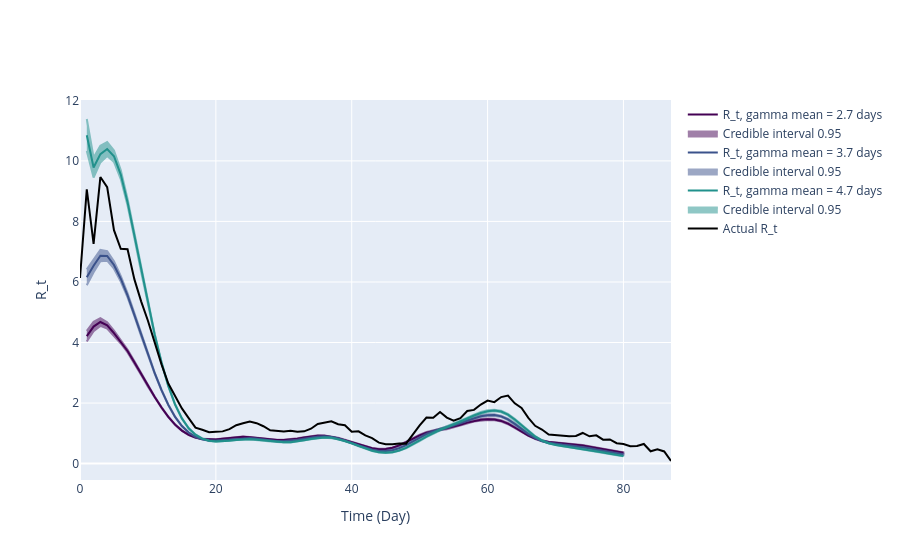

Notebook code for this chart:
### Code cell
# Use incidence data to predict R_t value
theta = incidences_true_r02
end_time_point = len(theta)

inc_data_r02 = pd.DataFrame(
    {
        'Time': np.arange(len(theta)-2),
        'Incidence Number': incidences_true_r02[2:len(theta)]
    }
)

intervals_list_r02 = []
inference_posterior_list_r02 = []
for shape, scale in zip(gamma_shape_list, gamma_scale_list):
    gamma_pdf = gamma.pdf(x, shape, gamma_loc, scale)
    inference = branchpro.BranchProPosterior(
        inc_data=inc_data_r02,
        daily_serial_interval=gamma_pdf,
        alpha=prior_a,
        beta=prior_b)

    inference.run_inference(tau=tau)
    intervals = inference.get_intervals(central_prob=.95)
    intervals_list_r02.append(intervals)
    inference_posterior_list_r02.append(inference.inference_posterior)

fig = plot_multi_rt_fig(intervals_list_r02, inference_posterior_list_r02, true_rt_r02[2:-1], gamma_pdf, end_time_point)

n = 0
for i, handle in enumerate(fig.figure['data']):
    if handle['name'].startswith('Estimated'):
        mean_val = gamma_shape_list[n]*gamma_scale_list[n]
        handle['name'] = f'R_t, gamma mean = {mean_val:.2g} days'
        n += 1
   
pio.write_image(fig.figure, 'single_plots/predicted_vs_true_rt_r02_multi.pdf') 
fig.show_figure()

### Figure 1 — Plotly figure (JSON) as saved in the notebook; plotly's stock layout.template omitted (floating-point values rounded to 4 significant figures; data arrays with more than 128 entries replaced by an {"elided": "..."} marker saying what was removed)
{"data": [{"line": {"color": "#440154"}, "mode": "lines", "name": "R_t, gamma mean = 2.7 days", "type": "scatter", "x": [1, 2, 3, 4, 5, 6, 7, 8, 9, 10, 11, 12, 13, 14, 15, 16, 17, 18, 19, 20, 21, 22, 23, 24, 25, 26, 27, 28, 29, 30, 31, 32, 33, 34, 35, 36, 37, 38, 39, 40, 41, 42, 43, 44, 45, 46, 47, 48, 49, 50, 51, 52, 53, 54, 55, 56, 57, 58, 59, 60, 61, 62, 63, 64, 65, 66, 67, 68, 69, 70, 71, 72, 73, 74, 75, 76, 77, 78, 79, 80], "y": [4.208, 4.527, 4.677, 4.566, 4.31, 4.03, 3.721, 3.349, 2.952, 2.565, 2.198, 1.853, 1.544, 1.287, 1.09, 0.9492, 0.8591, 0.8103, 0.7931, 0.7997, 0.8216, 0.8498, 0.8741, 0.8832, 0.8706, 0.8423, 0.8122, 0.7899, 0.7787, 0.7801, 0.7957, 0.8251, 0.864, 0.9014, 0.923, 0.92, 0.8914, 0.8411, 0.7763, 0.7044, 0.6307, 0.5616, 0.5069, 0.4773, 0.4813, 0.5232, 0.6014, 0.7074, 0.8248, 0.9336, 1.02, 1.081, 1.124, 1.163, 1.215, 1.281, 1.353, 1.413, 1.451, 1.464, 1.454, 1.411, 1.32, 1.192, 1.054, 0.928, 0.827, 0.755, 0.7111, 0.6891, 0.6763, 0.6588, 0.6321, 0.5985, 0.5587, 0.5144, 0.4701, 0.4282, 0.3908, 0.3565]}, {"fill": "toself", "fillcolor": "#440154", "line": {"color": "#440154"}, "mode": "lines", "name": "Credible interval 0.95", "opacity": 0.5, "showlegend": true, "type": "scatter", "x": {"elided": "160 int values"}, "y": {"elided": "160 float values"}}, {"line": {"color": "#3b528b"}, "mode": "lines", "name": "R_t, gamma mean = 3.7 days", "type": "scatter", "x": [1, 2, 3, 4, 5, 6, 7, 8, 9, 10, 11, 12, 13, 14, 15, 16, 17, 18, 19, 20, 21, 22, 23, 24, 25, 26, 27, 28, 29, 30, 31, 32, 33, 34, 35, 36, 37, 38, 39, 40, 41, 42, 43, 44, 45, 46, 47, 48, 49, 50, 51, 52, 53, 54, 55, 56, 57, 58, 59, 60, 61, 62, 63, 64, 65, 66, 67, 68, 69, 70, 71, 72, 73, 74, 75, 76, 77, 78, 79, 80], "y": [6.152, 6.537, 6.869, 6.859, 6.56, 6.107, 5.56, 4.922, 4.253, 3.598, 2.985, 2.427, 1.94, 1.543, 1.241, 1.025, 0.8844, 0.8022, 0.7638, 0.7579, 0.7739, 0.8017, 0.8299, 0.8458, 0.8407, 0.8175, 0.7872, 0.76, 0.7421, 0.7374, 0.7488, 0.7763, 0.8163, 0.8584, 0.8884, 0.8955, 0.8751, 0.828, 0.7608, 0.6824, 0.6002, 0.5222, 0.4585, 0.4193, 0.4126, 0.4431, 0.5112, 0.6118, 0.7335, 0.8593, 0.9735, 1.066, 1.135, 1.194, 1.258, 1.336, 1.424, 1.505, 1.566, 1.6, 1.602, 1.56, 1.46, 1.313, 1.144, 0.9826, 0.8472, 0.7467, 0.6812, 0.6442, 0.6225, 0.6015, 0.5751, 0.5427, 0.5033, 0.4589, 0.4137, 0.3706, 0.332, 0.2975]}, {"fill": "toself", "fillcolor": "#3b528b", "line": {"color": "#3b528b"}, "mode": "lines", "name": "Credible interval 0.95", "opacity": 0.5, "showlegend": true, "type": "scatter", "x": {"elided": "160 int values"}, "y": {"elided": "160 float values"}}, {"line": {"color": "#21918c"}, "mode": "lines", "name": "R_t, gamma mean = 4.7 days", "type": "scatter", "x": [1, 2, 3, 4, 5, 6, 7, 8, 9, 10, 11, 12, 13, 14, 15, 16, 17, 18, 19, 20, 21, 22, 23, 24, 25, 26, 27, 28, 29, 30, 31, 32, 33, 34, 35, 36, 37, 38, 39, 40, 41, 42, 43, 44, 45, 46, 47, 48, 49, 50, 51, 52, 53, 54, 55, 56, 57, 58, 59, 60, 61, 62, 63, 64, 65, 66, 67, 68, 69, 70, 71, 72, 73, 74, 75, 76, 77, 78, 79, 80], "y": [10.85, 9.779, 10.22, 10.39, 10.15, 9.546, 8.637, 7.532, 6.389, 5.282, 4.255, 3.34, 2.566, 1.952, 1.492, 1.167, 0.9542, 0.8248, 0.7555, 0.7297, 0.7336, 0.7553, 0.7828, 0.8025, 0.8043, 0.7883, 0.7625, 0.7351, 0.7129, 0.702, 0.7074, 0.7302, 0.7677, 0.8106, 0.8453, 0.861, 0.8504, 0.8113, 0.7477, 0.6679, 0.5808, 0.4961, 0.4248, 0.3772, 0.3603, 0.3784, 0.4325, 0.5202, 0.6344, 0.7634, 0.8945, 1.015, 1.117, 1.205, 1.291, 1.386, 1.488, 1.589, 1.673, 1.731, 1.754, 1.722, 1.618, 1.455, 1.261, 1.066, 0.896, 0.7638, 0.6728, 0.617, 0.5825, 0.5541, 0.525, 0.4931, 0.4555, 0.4127, 0.3685, 0.3257, 0.2871, 0.2528]}, {"fill": "toself", "fillcolor": "#21918c", "line": {"color": "#21918c"}, "mode": "lines", "name": "Credible interval 0.95", "opacity": 0.5, "showlegend": true, "type": "scatter", "x": {"elided": "160 int values"}, "y": {"elided": "160 float values"}}, {"line": {"color": "black"}, "mode": "lines", "name": "Actual R_t", "type": "scatter", "x": [0, 1, 2, 3, 4, 5, 6, 7, 8, 9, 10, 11, 12, 13, 14, 15, 16, 17, 18, 19, 20, 21, 22, 23, 24, 25, 26, 27, 28, 29, 30, 31, 32, 33, 34, 35, 36, 37, 38, 39, 40, 41, 42, 43, 44, 45, 46, 47, 48, 49, 50, 51, 52, 53, 54, 55, 56, 57, 58, 59, 60, 61, 62, 63, 64, 65, 66, 67, 68, 69, 70, 71, 72, 73, 74, 75, 76, 77, 78, 79, 80, 81, 82, 83, 84, 85, 86, 87, 88, 89, 90], "y": [6.132, 9.063, 7.261, 9.466, 9.131, 7.71, 7.097, 7.081, 6.093, 5.359, 4.72, 3.978, 3.279, 2.646, 2.212, 1.822, 1.504, 1.186, 1.119, 1.036, 1.05, 1.064, 1.139, 1.267, 1.333, 1.39, 1.336, 1.234, 1.099, 1.084, 1.058, 1.082, 1.052, 1.067, 1.152, 1.311, 1.362, 1.396, 1.301, 1.267, 1.056, 1.067, 0.9295, 0.843, 0.6916, 0.6365, 0.6428, 0.6644, 0.66, 0.9727, 1.26, 1.522, 1.517, 1.707, 1.522, 1.416, 1.503, 1.74, 1.775, 1.95, 2.083, 2.031, 2.198, 2.249, 1.99, 1.837, 1.51, 1.249, 1.124, 0.9575, 0.9383, 0.929, 0.9071, 0.9147, 1.012, 0.9015, 0.9334, 0.7918, 0.7972, 0.6738, 0.6496, 0.574, 0.5822, 0.6491, 0.4074, 0.471, 0.4017, 0.08589]}], "layout": {"hovermode": "x unified", "xaxis": {"title": {"text": "Time (Day)"}}, "yaxis": {"title": {"text": "R_t"}}}}
